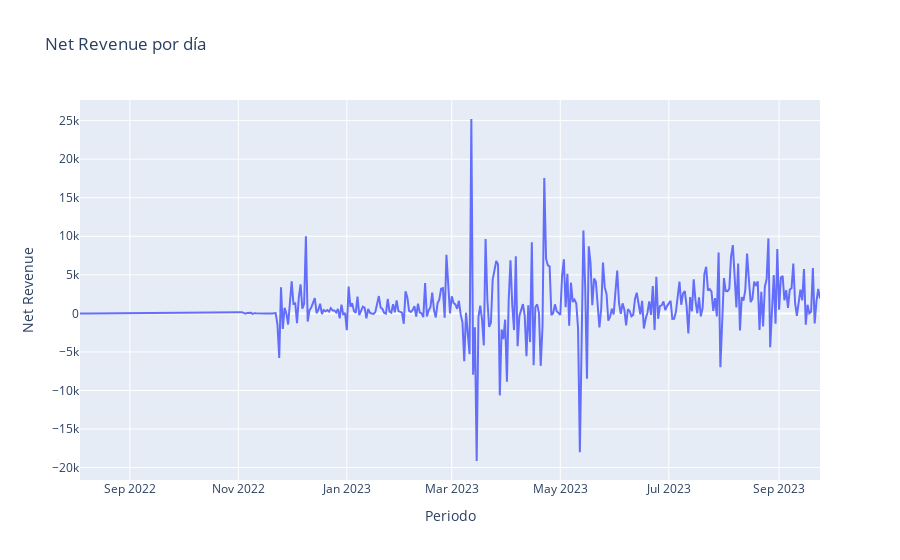
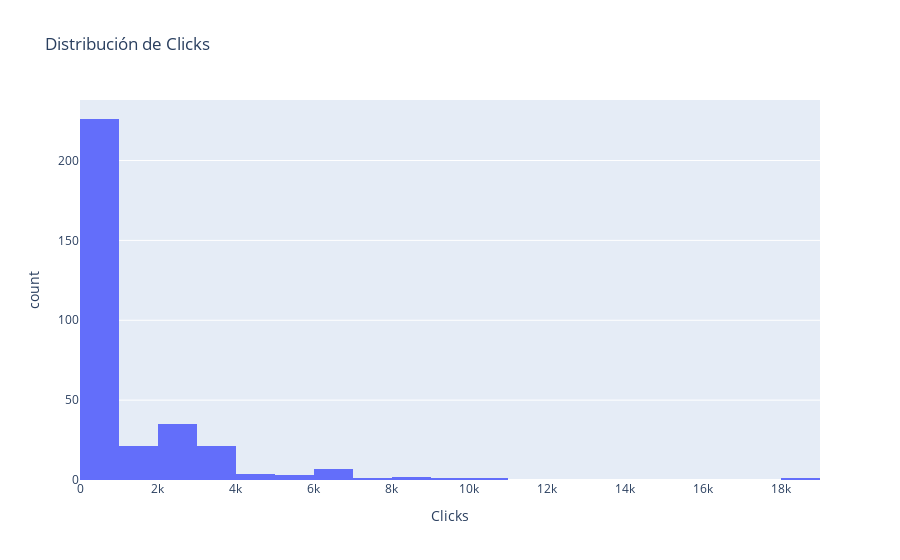
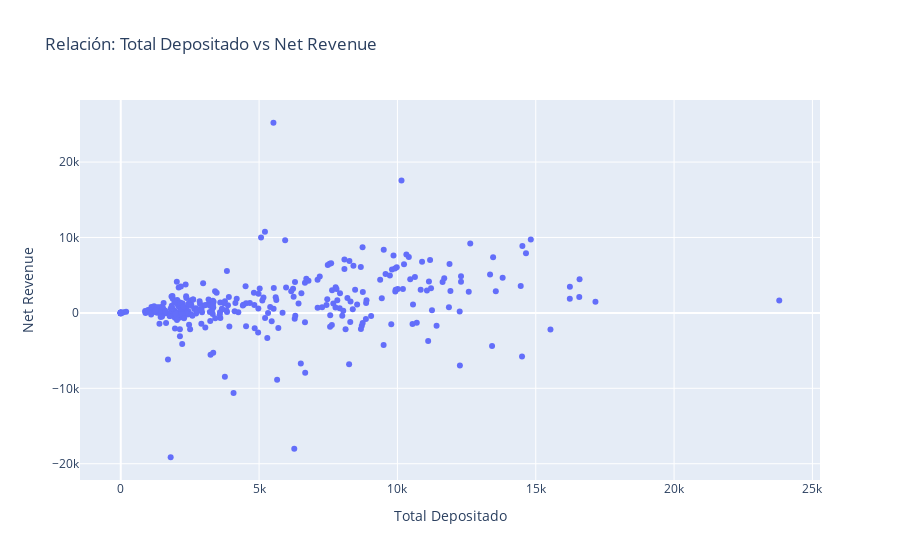

Notebook cell for these charts, in order:
### Code cell
visualizar_eda_plotly(df_assetment_agrupado)

### Figure 1 — Plotly figure (JSON) as saved in the notebook; plotly's stock layout.template omitted (floating-point values rounded to 4 significant figures; data arrays with more than 128 entries replaced by an {"elided": "..."} marker saying what was removed)
{"data": [{"hovertemplate": "Periodo=%{x}<br>Net Revenue=%{y}<extra></extra>", "legendgroup": "", "line": {"color": "#636efa", "dash": "solid"}, "marker": {"symbol": "circle"}, "mode": "lines", "name": "", "orientation": "v", "showlegend": false, "type": "scatter", "x": {"elided": "323 str values"}, "xaxis": "x", "y": {"elided": "323 float values"}, "yaxis": "y"}], "layout": {"legend": {"tracegroupgap": 0}, "title": {"text": "Net Revenue por día"}, "xaxis": {"anchor": "y", "domain": [0, 1], "title": {"text": "Periodo"}}, "yaxis": {"anchor": "x", "domain": [0, 1], "title": {"text": "Net Revenue"}}}}

### Figure 2 — Plotly figure (JSON) as saved in the notebook; plotly's stock layout.template omitted (floating-point values rounded to 4 significant figures; data arrays with more than 128 entries replaced by an {"elided": "..."} marker saying what was removed)
{"data": [{"alignmentgroup": "True", "bingroup": "x", "hovertemplate": "Clicks=%{x}<br>count=%{y}<extra></extra>", "legendgroup": "", "marker": {"color": "#636efa", "pattern": {"shape": ""}}, "name": "", "nbinsx": 20, "offsetgroup": "", "orientation": "v", "showlegend": false, "type": "histogram", "x": {"elided": "323 int values"}, "xaxis": "x", "yaxis": "y"}], "layout": {"barmode": "relative", "legend": {"tracegroupgap": 0}, "title": {"text": "Distribución de Clicks"}, "xaxis": {"anchor": "y", "domain": [0, 1], "title": {"text": "Clicks"}}, "yaxis": {"anchor": "x", "domain": [0, 1], "title": {"text": "count"}}}}

### Figure 3 — Plotly figure (JSON) as saved in the notebook; plotly's stock layout.template omitted (floating-point values rounded to 4 significant figures; data arrays with more than 128 entries replaced by an {"elided": "..."} marker saying what was removed)
{"data": [{"hovertemplate": "Total Depositado=%{x}<br>Net Revenue=%{y}<extra></extra>", "legendgroup": "", "marker": {"color": "#636efa", "symbol": "circle"}, "mode": "markers", "name": "", "orientation": "v", "showlegend": false, "type": "scatter", "x": {"elided": "323 float values"}, "xaxis": "x", "y": {"elided": "323 float values"}, "yaxis": "y"}], "layout": {"legend": {"tracegroupgap": 0}, "title": {"text": "Relación: Total Depositado vs Net Revenue"}, "xaxis": {"anchor": "y", "domain": [0, 1], "title": {"text": "Total Depositado"}}, "yaxis": {"anchor": "x", "domain": [0, 1], "title": {"text": "Net Revenue"}}}}
